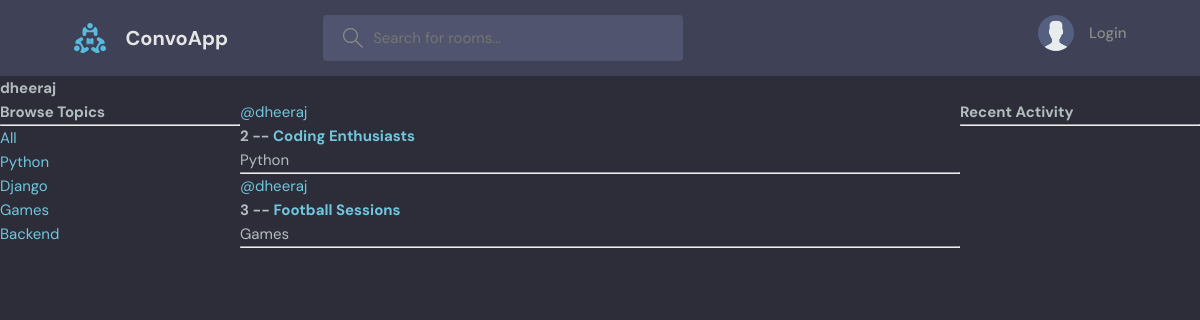
Page /profile/1/ on the committed database.
### convoapp/models.py (models this page shows, shortened)
class Topic(models.Model):
    name = models.CharField(max_length=200)

class Room(models.Model):
    host = models.ForeignKey(User, on_delete=models.SET_NULL, null=True)
    topic = models.ForeignKey(Topic, on_delete=models.SET_NULL, null=True)
    name = models.CharField(max_length=200)
    description = models.TextField(null=True, blank=True)
    participants = models.ManyToManyField(User, related_name='participants', blank=True)
    updated = models.DateTimeField(auto_now=True)
    created = models.DateTimeField(auto_now_add=True)
    class Meta:
        ordering = ['-updated','-created']

### convoapp/views.py (the view)
# urls.py: path('profile/<str:pk>/', views.userProfile, name='user-profile'),
def userProfile(request,pk):
    user = User.objects.get(id=pk)
    rooms = user.room_set.all()
    room_message = user.message_set.all()
    topics = Topic.objects.all()
    context = {'user':user, 'rooms':rooms,'room_message':room_message,'topics':topics}
    return render(request, 'convoapp/profile.html', context)

### convoapp/templates/convoapp/profile.html (shortened to what this page needs)
{% extends 'main.html' %}
{% block content %}
<h1>{{user.username}}</h1>
<div class='profile-container'>
  <div>
    {% include 'convoapp/topics_component.html' %}
  </div>
  <div>
      {% include 'convoapp/feed_component.html' %}
  </div>
  <div>
    {% include 'convoapp/activity_component.html' %}
  </div>
</div>
{% endblock content %}

### convoapp/templates/convoapp/topics_component.html
<h3>Browse Topics</h3>
    <hr>
    <div>
      <a href="{% url 'home' %}">All</a>
    </div>
    {% for topic in topics %}
    <div>
      <a href="{% url 'home' %}?q={{topic.name}}">{{topic.name}}</a>
    </div>
    {% endfor %}

### convoapp/templates/convoapp/feed_component.html (shortened to what this page needs)
<div>
  {% for room in rooms%}
  <div>
    <a href="{% url 'user-profile' room.host.id %}">@{{room.host.username}}</a>
    <h5> {{room.id}} -- <a href= "{% url 'room' room.id %}">{{room.name}}</a> </h5>
    <small>{{room.topic.name}}</small>
    <hr>
  </div>
  {% endfor %}
</div>

### static/styles/style.css (style rules this page uses)
:root { --color-main: #71c6dd; --color-main-light: #e1f6fb; --color-dark: #3f4156; --color-dark-medium: #51546e; --color-dark-light: #696d97; --color-light: #e5e5e5; --color-gray: #8b8b8b; --color-light-gray: #b2bdbd; --color-bg: #2d2d39; --color-success: #5dd693; --color-error: #fc4b0b; }
* { font-family: "DM Sans", -apple-system, BlinkMacSystemFont, "Segoe UI", Roboto, Oxygen, Ubuntu, Cantarell, "Open Sans", "Helvetica Neue", sans-serif; margin: 0; padding: 0; box-sizing: border-box; text-rendering: optimizeLegibility; font-size: inherit; }
html { font-size: 56.25%; }
@media only screen and (min-width: 1200px) { html { font-size: 62.5%; } }
body { line-height: 1.6; font-weight: 400; font-size: 1.5rem; color: var(--color-light-gray); background-color: var(--color-bg); min-height: 100vh; }
a { display: inline-block; color: var(--color-main); text-decoration: none; }

### convoapp/templates/convoapp/profile.html (style rules this page uses)
.profile-container { display: grid; grid-template-columns: 1fr 3fr 1fr; }

### rows in the picture
Topic: name "Python"
Topic: name "Django"
Topic: name "Games"
Topic: name "Backend"
Room: host.username "dheeraj", id "2", name "Coding Enthusiasts", topic.name "Python"
Room: host.username "dheeraj", id "3", name "Football Sessions", topic.name "Games"

### other values in the picture
{{ user.username }} "dheeraj"
